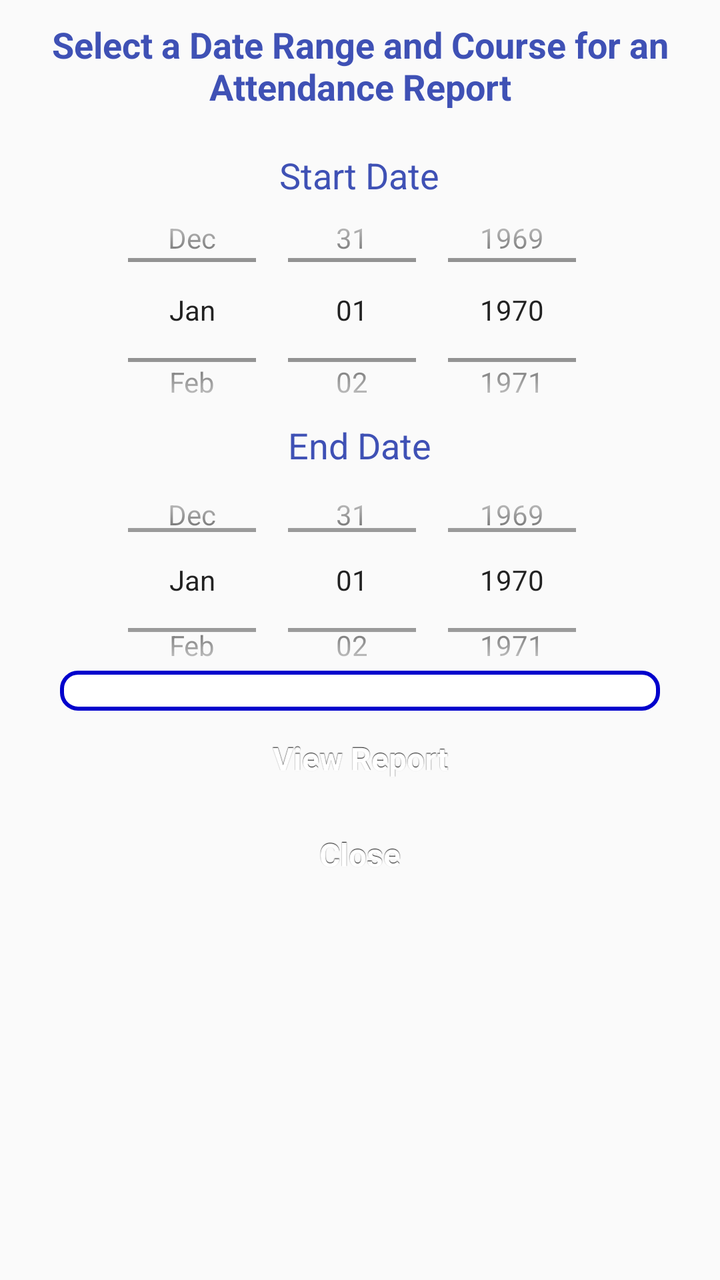
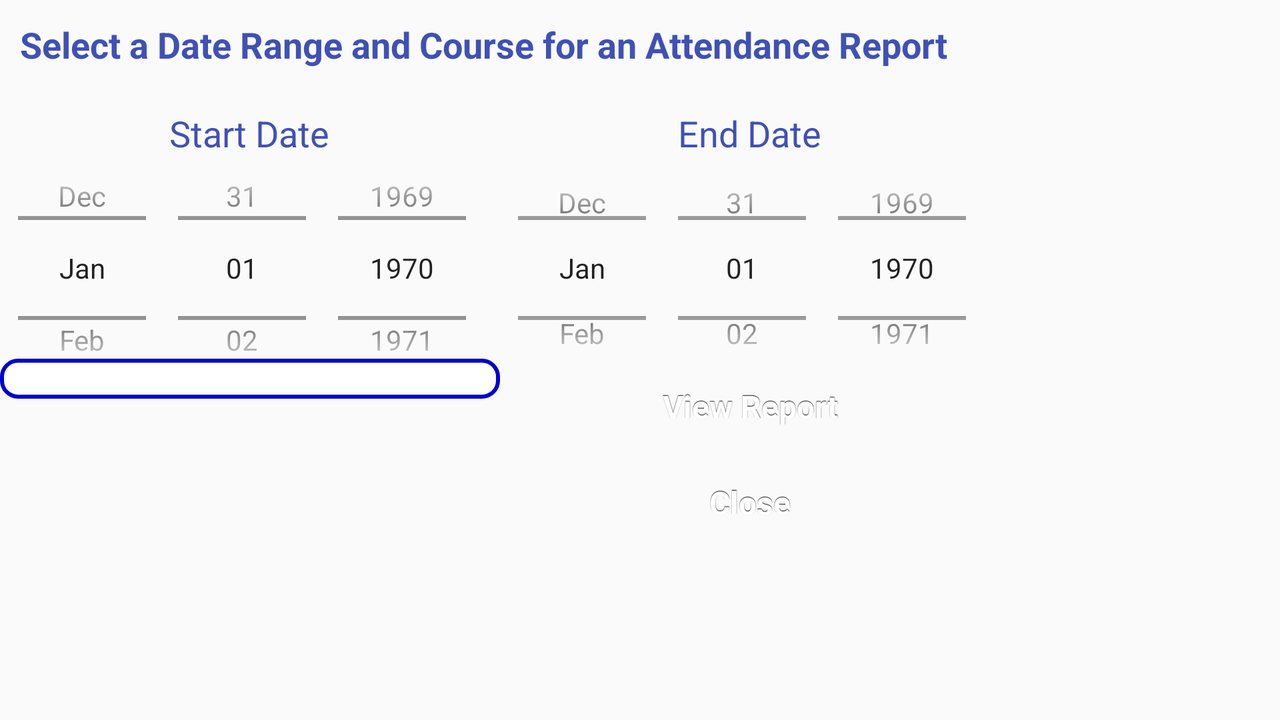

One screen, two layout resources from the same app: the default and the repository's alternative for another configuration. Each is rendered where Android would select it; the XML of both is given below.
<!-- AndroidManifest.xml: application theme AppTheme -->
<!-- res/layout/report_course_date_range_selection_fragment.xml -->
<?xml version="1.0" encoding="utf-8"?>
<LinearLayout xmlns:android="http://schemas.android.com/apk/res/android"
    android:orientation="vertical" android:layout_width="match_parent"
    android:layout_height="match_parent">

    <TextView
        android:layout_width="wrap_content"
        android:layout_height="wrap_content"
        android:textColor="@color/colorPrimary"
        android:textStyle="bold"
        android:textAppearance="?android:attr/textAppearanceMedium"
        android:text="Select a Date Range and Course for an Attendance Report"
        android:id="@+id/textView"
        android:layout_gravity="center_horizontal"
        android:textAlignment="center"
        android:padding="10dp" />

    <TextView
        android:layout_width="wrap_content"
        android:layout_height="wrap_content"
        android:textColor="@color/colorPrimary"
        android:textAppearance="?android:attr/textAppearanceMedium"
        android:text="Start Date"
        android:id="@+id/textViewStartDate"
        android:layout_gravity="center_horizontal"
        android:textAlignment="center"
        android:padding="10dp"/>

    <DatePicker
        android:layout_width="wrap_content"
        android:layout_height="150dp"
        android:scaleY="1"
        android:id="@+id/startDate"
        android:layout_gravity="center_horizontal"
        android:spinnersShown="true"
        android:datePickerMode="spinner"
        android:calendarViewShown="false"
        android:layout_marginLeft="-50dp"
        android:layout_marginTop="-30dp"
        android:layout_marginRight="-50dp"
        android:layout_marginBottom="-30dp"
        android:padding="5dp" />

    <TextView
        android:layout_width="wrap_content"
        android:layout_height="wrap_content"
        android:textColor="@color/colorPrimary"
        android:textAppearance="?android:attr/textAppearanceMedium"
        android:text="End Date"
        android:id="@+id/textViewEndDate"
        android:layout_gravity="center_horizontal"
        android:textAlignment="center"
        android:padding="10dp"/>

    <DatePicker
        android:layout_width="wrap_content"
        android:layout_height="150dp"
        android:scaleY="1"
        android:id="@+id/endDate"
        android:layout_gravity="center_horizontal"
        android:spinnersShown="true"
        android:datePickerMode="spinner"
        android:calendarViewShown="false"
        android:layout_marginLeft="-50dp"
        android:layout_marginTop="-30dp"
        android:layout_marginRight="-50dp"
        android:layout_marginBottom="-30dp"
        android:padding="10dp" />

    <Spinner
        android:layout_width="300dp"
        android:layout_height="wrap_content"
        android:background="@drawable/spinner"
        android:id="@+id/coursespinner"
        android:layout_gravity="center_horizontal"
        android:padding="10dp"/>

    <Button
        android:layout_width="300dp"
        android:layout_height="wrap_content"
        android:text="View Report"
        android:id="@+id/viewReportButton"
        style="@style/button"
        android:layout_gravity="center_horizontal" />

    <Button
        android:layout_width="300dp"
        android:layout_height="wrap_content"
        android:text="Close"
        android:id="@+id/closeButton"
        style="@style/button"
        android:layout_gravity="center_horizontal" />
</LinearLayout>
<!-- resources referenced by this layout -->
<resources>
  <color name="colorPrimary">#3F51B5</color>
  <!-- drawable spinner (drawable) -->
  <?xml version="1.0" encoding="utf-8"?>
  <shape xmlns:android="http://schemas.android.com/apk/res/android"
      android:shape="rectangle">
      <solid
          android:color="#FFFFFF">
      </solid>
      <corners android:radius= "8dp" />
      <padding android:left="3dp"
          android:top="3dp"
          android:right="3dp"
          android:bottom="3dp" />
      <stroke
          android:color="#0000CC"
          android:width="2dip" />
  </shape>
  <style name="button" parent="@android:style/Widget.Button">
          <item name="android:gravity">center_vertical|center_horizontal</item>
          <item name="android:textColor">#FFFFFFFF</item>
          <item name="android:shadowColor">#FF000000</item>
          <item name="android:shadowDx">0</item>
          <item name="android:shadowDy">-1</item>
          <item name="android:shadowRadius">0.2</item>
          <item name="android:textSize">16dip</item>
          <item name="android:textStyle">bold</item>
          <item name="android:background">@drawable/button</item>
          <item name="android:focusable">true</item>
          <item name="android:clickable">true</item>
      </style>
  <style name="AppTheme" parent="Theme.AppCompat.Light.DarkActionBar">
          
          <item name="colorPrimary">@color/colorPrimary</item>
          <item name="colorPrimaryDark">@color/colorPrimaryDark</item>
          <item name="colorAccent">@color/colorAccent</item>
      </style>
  <color name="colorPrimaryDark">#303F9F</color>
  <color name="colorAccent">#FF4081</color>
</resources>
<!-- res/layout-land/report_course_date_range_selection_fragment.xml (the repository's variant of the layout above) -->
<!-- drawn on the phone turned sideways -->
<?xml version="1.0" encoding="utf-8"?>
<LinearLayout xmlns:android="http://schemas.android.com/apk/res/android"
    android:orientation="vertical" android:layout_width="match_parent"
    android:layout_height="match_parent">

    <LinearLayout
        android:orientation="horizontal"
        android:layout_width="match_parent"
        android:layout_height="wrap_content">

        <TextView
            android:layout_width="wrap_content"
            android:layout_height="wrap_content"
            android:textColor="@color/colorPrimary"
            android:textStyle="bold"
            android:textAppearance="?android:attr/textAppearanceMedium"
            android:text="Select a Date Range and Course for an Attendance Report"
            android:id="@+id/textView"
            android:layout_gravity="center_horizontal"
            android:textAlignment="center"
            android:padding="10dp" />
    </LinearLayout>

    <LinearLayout
        android:orientation="horizontal"
        android:layout_width="match_parent"
        android:layout_height="wrap_content">

        <LinearLayout
            android:orientation="vertical"
            android:layout_width="250dp"
            android:layout_height="wrap_content">

            <TextView
                android:layout_width="wrap_content"
                android:layout_height="wrap_content"
                android:textColor="@color/colorPrimary"
                android:textAppearance="?android:attr/textAppearanceMedium"
                android:text="Start Date"
                android:id="@+id/textViewStartDate"
                android:layout_gravity="center_horizontal"
                android:textAlignment="center"
                android:padding="10dp"/>

            <DatePicker
                android:layout_width="wrap_content"
                android:layout_height="150dp"
                android:scaleY="1"
                android:id="@+id/startDate"
                android:layout_gravity="center_horizontal"
                android:spinnersShown="true"
                android:datePickerMode="spinner"
                android:calendarViewShown="false"
                android:layout_marginLeft="-50dp"
                android:layout_marginTop="-30dp"
                android:layout_marginRight="-50dp"
                android:layout_marginBottom="-30dp"
                android:padding="5dp" />
        </LinearLayout>

        <LinearLayout
            android:orientation="vertical"
            android:layout_width="250dp"
            android:layout_height="wrap_content">

            <TextView
                android:layout_width="wrap_content"
                android:layout_height="wrap_content"
                android:textColor="@color/colorPrimary"
                android:textAppearance="?android:attr/textAppearanceMedium"
                android:text="End Date"
                android:id="@+id/textViewEndDate"
                android:layout_gravity="center_horizontal"
                android:textAlignment="center"
                android:padding="10dp"/>

            <DatePicker
                android:layout_width="wrap_content"
                android:layout_height="150dp"
                android:scaleY="1"
                android:id="@+id/endDate"
                android:layout_gravity="center_horizontal"
                android:spinnersShown="true"
                android:datePickerMode="spinner"
                android:calendarViewShown="false"
                android:layout_marginLeft="-50dp"
                android:layout_marginTop="-30dp"
                android:layout_marginRight="-50dp"
                android:layout_marginBottom="-30dp"
                android:padding="10dp" />
        </LinearLayout>

    </LinearLayout>

    <LinearLayout
        android:orientation="horizontal"
        android:layout_width="match_parent"
        android:layout_height="wrap_content">

        <Spinner
            android:layout_width="250dp"
            android:layout_height="wrap_content"
            android:background="@drawable/spinner"
            android:id="@+id/coursespinner"
            android:layout_gravity="center_horizontal"
            android:padding="10dp"/>

        <LinearLayout
            android:orientation="vertical"
            android:layout_width="250dp"
            android:layout_height="wrap_content">

            <Button
                android:layout_width="250dp"
                android:layout_height="wrap_content"
                android:text="View Report"
                android:id="@+id/viewReportButton"
                style="@style/button"
                android:layout_gravity="center_horizontal" />

            <Button
                android:layout_width="250dp"
                android:layout_height="wrap_content"
                android:text="Close"
                android:id="@+id/closeButton"
                style="@style/button"
                android:layout_gravity="center_horizontal" />
        </LinearLayout>

    </LinearLayout>

</LinearLayout>
